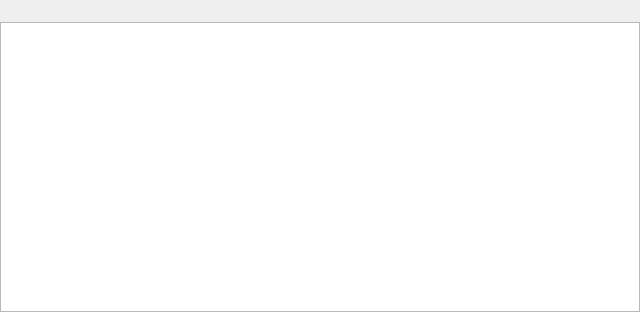
<?xml version="1.0" encoding="UTF-8"?>
<ui version="4.0">
 <class>FilteredResourceViewWidget</class>
 <widget class="QWidget" name="FilteredResourceViewWidget">
  <property name="geometry">
   <rect>
    <x>0</x>
    <y>0</y>
    <width>640</width>
    <height>312</height>
   </rect>
  </property>
  <layout class="QVBoxLayout" name="widgetLayout" stretch="0,0,1,0,0,0">
   <property name="spacing">
    <number>0</number>
   </property>
   <property name="leftMargin">
    <number>0</number>
   </property>
   <property name="topMargin">
    <number>0</number>
   </property>
   <property name="rightMargin">
    <number>0</number>
   </property>
   <property name="bottomMargin">
    <number>0</number>
   </property>
   <item>
    <widget class="QWidget" name="headerContainer" native="true">
     <layout class="QVBoxLayout" name="headerContainerLayout">
      <property name="spacing">
       <number>0</number>
      </property>
      <property name="leftMargin">
       <number>0</number>
      </property>
      <property name="topMargin">
       <number>0</number>
      </property>
      <property name="rightMargin">
       <number>0</number>
      </property>
      <property name="bottomMargin">
       <number>0</number>
      </property>
     </layout>
    </widget>
   </item>
   <item>
    <widget class="QWidget" name="searchLineEditContainer" native="true">
     <layout class="QVBoxLayout" name="verticalLayout_3">
      <property name="leftMargin">
       <number>16</number>
      </property>
      <property name="topMargin">
       <number>16</number>
      </property>
      <property name="rightMargin">
       <number>16</number>
      </property>
      <property name="bottomMargin">
       <number>6</number>
      </property>
      <item>
       <widget class="nx::vms::client::desktop::SearchLineEdit" name="searchLineEdit" native="true"/>
      </item>
     </layout>
    </widget>
   </item>
   <item>
    <widget class="QStackedWidget" name="stackedWidget">
     <property name="currentIndex">
      <number>0</number>
     </property>
     <widget class="QWidget" name="treeViewPage">
      <property name="sizePolicy">
       <sizepolicy hsizetype="MinimumExpanding" vsizetype="MinimumExpanding">
        <horstretch>0</horstretch>
        <verstretch>0</verstretch>
       </sizepolicy>
      </property>
      <layout class="QVBoxLayout" name="verticalLayout_5">
       <property name="leftMargin">
        <number>0</number>
       </property>
       <property name="topMargin">
        <number>0</number>
       </property>
       <property name="rightMargin">
        <number>0</number>
       </property>
       <property name="bottomMargin">
        <number>0</number>
       </property>
       <item>
        <widget class="nx::vms::client::desktop::TreeView" name="treeView">
         <property name="verticalScrollBarPolicy">
          <enum>Qt::ScrollBarAsNeeded</enum>
         </property>
         <property name="horizontalScrollBarPolicy">
          <enum>Qt::ScrollBarAlwaysOff</enum>
         </property>
         <property name="uniformRowHeights">
          <bool>true</bool>
         </property>
         <attribute name="headerVisible">
          <bool>false</bool>
         </attribute>
        </widget>
       </item>
      </layout>
     </widget>
     <widget class="QWidget" name="nothingFoundPage">
      <property name="sizePolicy">
       <sizepolicy hsizetype="MinimumExpanding" vsizetype="MinimumExpanding">
        <horstretch>0</horstretch>
        <verstretch>0</verstretch>
       </sizepolicy>
      </property>
      <layout class="QVBoxLayout" name="verticalLayout_4">
       <property name="spacing">
        <number>0</number>
       </property>
       <property name="leftMargin">
        <number>0</number>
       </property>
       <property name="topMargin">
        <number>0</number>
       </property>
       <property name="rightMargin">
        <number>0</number>
       </property>
       <property name="bottomMargin">
        <number>0</number>
       </property>
       <item>
        <spacer name="verticalSpacer_2">
         <property name="orientation">
          <enum>Qt::Vertical</enum>
         </property>
         <property name="sizeType">
          <enum>QSizePolicy::Preferred</enum>
         </property>
         <property name="sizeHint" stdset="0">
          <size>
           <width>20</width>
           <height>80</height>
          </size>
         </property>
        </spacer>
       </item>
       <item>
        <widget class="QLabel" name="nothingFoundLabel">
         <property name="sizePolicy">
          <sizepolicy hsizetype="MinimumExpanding" vsizetype="Preferred">
           <horstretch>0</horstretch>
           <verstretch>0</verstretch>
          </sizepolicy>
         </property>
         <property name="text">
          <string>Nothing found</string>
         </property>
         <property name="alignment">
          <set>Qt::AlignCenter</set>
         </property>
        </widget>
       </item>
       <item>
        <spacer name="verticalSpacer">
         <property name="orientation">
          <enum>Qt::Vertical</enum>
         </property>
         <property name="sizeHint" stdset="0">
          <size>
           <width>20</width>
           <height>40</height>
          </size>
         </property>
        </spacer>
       </item>
      </layout>
     </widget>
    </widget>
   </item>
   <item>
    <widget class="nx::vms::client::desktop::CommonMessageBar" name="infoBar" native="true"/>
   </item>
   <item>
    <widget class="nx::vms::client::desktop::CommonMessageBar" name="alertBar" native="true"/>
   </item>
   <item>
    <widget class="QWidget" name="footerContainer" native="true">
     <layout class="QVBoxLayout" name="footerContainerLayout">
      <property name="spacing">
       <number>0</number>
      </property>
      <property name="leftMargin">
       <number>0</number>
      </property>
      <property name="topMargin">
       <number>0</number>
      </property>
      <property name="rightMargin">
       <number>0</number>
      </property>
      <property name="bottomMargin">
       <number>0</number>
      </property>
     </layout>
    </widget>
   </item>
  </layout>
 </widget>
 <customwidgets>
  <customwidget>
   <class>nx::vms::client::desktop::TreeView</class>
   <extends>QTreeView</extends>
   <header location="global">nx/vms/client/desktop/common/widgets/tree_view.h</header>
  </customwidget>
  <customwidget>
   <class>nx::vms::client::desktop::SearchLineEdit</class>
   <extends>QWidget</extends>
   <header location="global">nx/vms/client/desktop/common/widgets/search_line_edit.h</header>
   <container>1</container>
  </customwidget>
  <customwidget>
   <class>nx::vms::client::desktop::CommonMessageBar</class>
   <extends>QWidget</extends>
   <header location="global">nx/vms/client/desktop/common/widgets/message_bar.h</header>
   <container>1</container>
  </customwidget>
 </customwidgets>
 <resources/>
 <connections/>
</ui>
